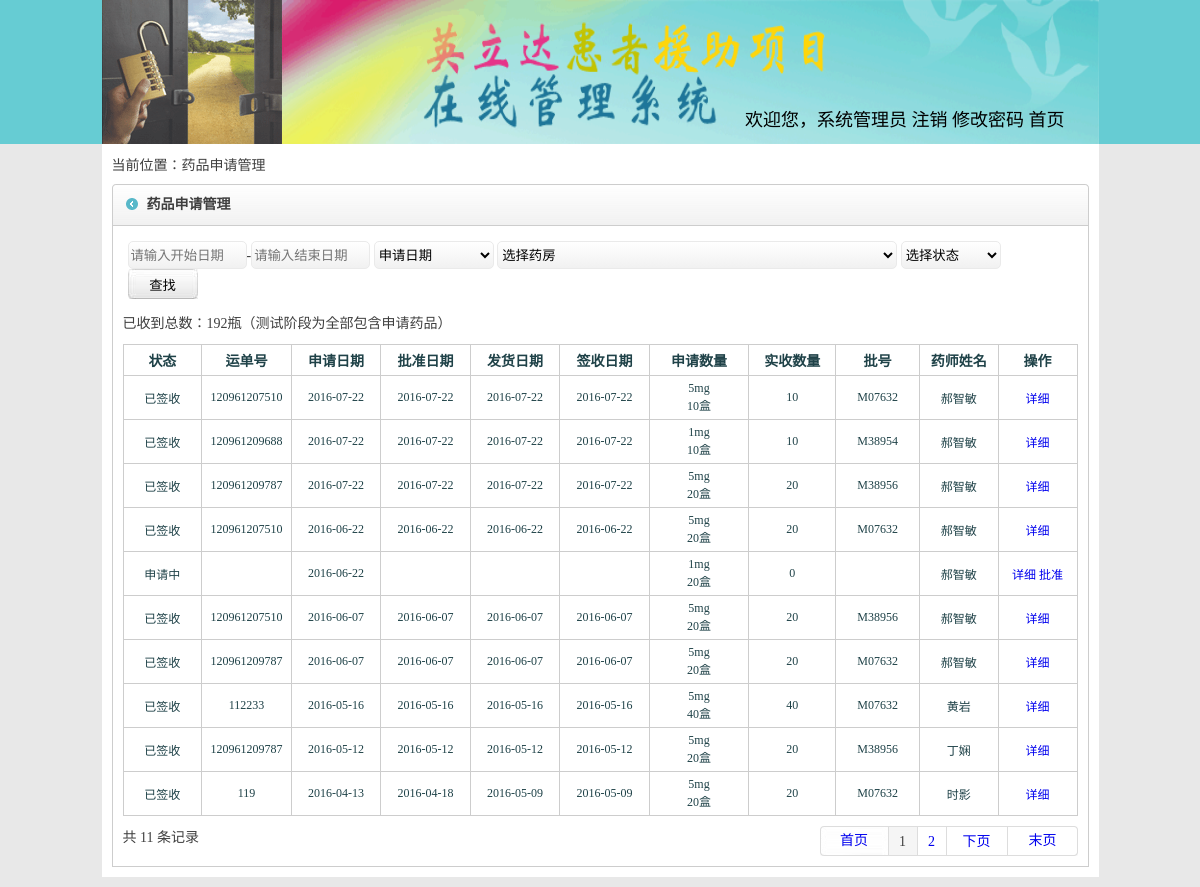
The page /cfczyshqgl.php (signed in) on the database as committed earlier.
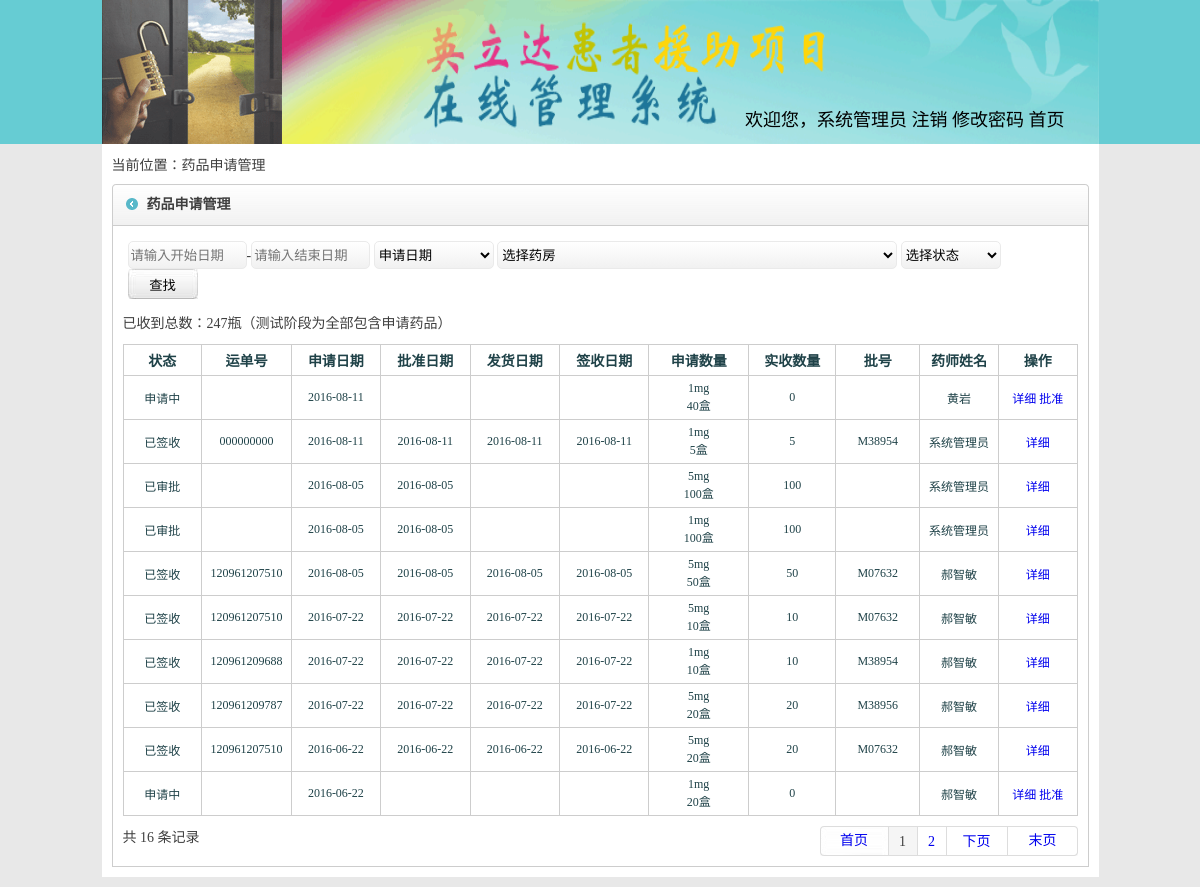
The same page on the database as committed later.
### tables this page shows
CREATE TABLE `yfshqzy` (
  `id` int(100) NOT NULL,
  `yshxm` varchar(100) DEFAULT NULL,
  `gg1` varchar(100) DEFAULT NULL,
  `kcshl1` varchar(100) DEFAULT NULL,
  `shqshl1` varchar(100) DEFAULT NULL,
  `gg2` varchar(100) DEFAULT NULL,
  `kcshl2` varchar(100) DEFAULT NULL,
  `shqshl2` varchar(100) DEFAULT NULL,
  `shqzht` varchar(100) DEFAULT NULL,
  `shqrq` varchar(100) DEFAULT NULL,
  `pfnr` varchar(100) DEFAULT NULL,
  `kffy` varchar(100) DEFAULT NULL,
  `ydh` varchar(100) DEFAULT NULL,
  `fyrq` varchar(100) DEFAULT NULL,
  `shdrq` varchar(100) DEFAULT NULL,
  `ph1` varchar(100) DEFAULT NULL,
  `shhr` varchar(100) DEFAULT NULL,
  `fyr` varchar(100) DEFAULT NULL,
  `pfrq` varchar(100) DEFAULT NULL,
  `ph2` varchar(100) DEFAULT NULL,
  `pfshl1` varchar(100) DEFAULT NULL,
  `pfshl2` varchar(100) DEFAULT NULL,
  `phshl1` varchar(100) DEFAULT NULL,
  `phshl2` varchar(100) DEFAULT NULL,
  `jlshjch` varchar(100) DEFAULT NULL,
  `yfmch` varchar(100) DEFAULT NULL,
  `shqshc` varchar(100) DEFAULT NULL COMMENT '申请手册',
  `shdchzh` varchar(100) NOT NULL DEFAULT '0' COMMENT 'cfc是否收到传真(0为未收到，1为已收到，默认为未收到'
);

CREATE TABLE `kfrk` (
  `id` int(21) NOT NULL,
  `ph` varchar(100) DEFAULT NULL,
  `yxrqzh` varchar(100) DEFAULT NULL,
  `zhwmch` varchar(100) DEFAULT NULL,
  `ywmch` varchar(100) DEFAULT NULL,
  `bjdw` varchar(100) DEFAULT NULL,
  `zht` varchar(100) DEFAULT NULL,
  `jpbh` varchar(100) DEFAULT NULL,
  `shchdwchd` varchar(100) DEFAULT NULL,
  `shyrq` varchar(100) DEFAULT NULL,
  `zhczhh` varchar(100) DEFAULT NULL,
  `jymd` varchar(100) DEFAULT NULL,
  `bjshl` varchar(100) DEFAULT NULL,
  `gg` varchar(100) DEFAULT NULL,
  `jxxh` varchar(100) DEFAULT NULL,
  `pjh` varchar(100) DEFAULT NULL,
  `hth` varchar(100) DEFAULT NULL,
  `bzhgg` varchar(100) DEFAULT NULL,
  `jlshjch` varchar(100) DEFAULT NULL
);

### cfczyshqgl.php (the view, shortened to what the changed rows need)
<?php session_start();
$pagesize = 10;
$url = $_SERVER["REQUEST_URI"];
$url = parse_url($url);
$url[query] = preg_replace("/page=(\d+)&/", "", $url[query]);
$url[query] = preg_replace("/&page=(\d+)/", "", $url[query]);
$url[query] = preg_replace("/page=(\d+)/", "", $url[query]);
if ($url[query] != "undefined" && $url[query] != "") {
    $url = $url[path] . "?" . $url[query] . "&";
} else {
    $url = $url[path] . "?";
}
$numsql = "SELECT * FROM `yfshqzy`";
$numq = mysql_query($numsql);
$num = mysql_num_rows($numq);
$pagenum = ceil($num / $pagesize);
include('spap_head.php');
?>
<div class="main"><?php  ?>
    <div class="insmain">
        <div class="inwrap flt top">
            <div class="incontact w955 flt">
                <table width="100%" border="0" cellspacing="0" cellpadding="5">
                    <tr>
                    </tr>
                </table>
                <div class="insinsins"><span>
<?php
$zshsql = "SELECT SUM(pfshl1) FROM `yfshqzy` where `shqzht`='3'";
$zsh = mysql_query($zshsql);
while ($zshRecord = mysql_fetch_array($zsh)) {
    $zshjs = $zshRecord[0];
}
?>
                        已收到总数：<?php echo $zshjs; ?>瓶（测试阶段为全部包含申请药品）   </span></div>
                <table width="100%" border="0" cellpadding="5" cellspacing="1" bgcolor="#cdcdcd">
                    <tr style="color:#1f4248; font-weight:bold; height:30px;">
                    </tr>
                    <?php
                    $sql = "select * from `yfshqzy` ";
                    $sql .= "  order by id DESC limit $page $pagesize ";
                    $Query_ID = mysql_query($sql);
                    while ($Record = mysql_fetch_array($Query_ID)) {
                        echo "<tr style=\"color:#1f4248; font-size:12px;\">";
                        echo "<td align=\"center\" bgcolor=\"#FFFFFF\">";
                        if ($Record[8] == '0') {
                            echo "申请中";
                        } else if ($Record[8] == '1') {
                            echo "已审批";
                        } else if ($Record[8] == '2') {
                            echo "已发货";
                        } else if ($Record[8] == '3') {
                            echo "已签收";
                        }
                        echo "</td>";
                        echo "<td align=\"center\" bgcolor=\"#FFFFFF\">" . $Record[12] . "</td>";
                        echo "<td align=\"center\" bgcolor=\"#FFFFFF\">" . $Record[9] . "</td>";
                        echo "<td  align=\"center\" bgcolor=\"#FFFFFF\">" . $Record[18] . "</td>";
                        echo "<td align=\"center\" bgcolor=\"#FFFFFF\">" . $Record[13] . "</td>";
                        echo "<td align=\"center\" bgcolor=\"#FFFFFF\">" . $Record[14] . "</td>";
                        echo "<td align=\"center\" bgcolor=\"#FFFFFF\">" . $Record[2]."<br/>".$Record[4] ."盒". "</td>";
                        echo "</td><td align=\"center\" bgcolor=\"#FFFFFF\">" . ($Record[20] + $Record[21]) . "</td>";
                        echo "<td align=\"center\" bgcolor=\"#FFFFFF\">";
                        $ph1 = explode(",", $Record[15]);
                        for ($i = 0; $i <= count($ph1); $i++) {
                            $ph1sql = "select ph from `kfrk` where `id`='" . $ph1[$i] . "'";
                            $ph1Query_ID = mysql_query($ph1sql);
                            while ($ph1Record = mysql_fetch_array($ph1Query_ID)) {
                                echo $ph1Record['0'] . " ";
                            }
                        }
                        echo "<td align=\"center\" bgcolor=\"#FFFFFF\">";
                        echo $Record[1];
                        echo "</td>";
                        echo "<td align=\"center\" bgcolor=\"#FFFFFF\"><a href=\"cfczyshqb.php?id=" . $Record[0] . "\">详细</a> ";
                        if ($Record[8] == '0') {
                            echo "<a href=\"cfczyshqpzh.php?id=" . $Record[0] . "\">批准</a>";
                        }
                        echo "</td>";
                        echo "</tr>";
                    }
                    ?>
                </table>
                <div class="top">
                    <?php
                    include('pagefy.php');
                    ?>
                </div>
            </div>
        </div>
    </div>
</div><?php  ?>
</div><?php  ?>
</body>
</html>

### pagefy.php (shortened to what the changed rows need)
<?php
          if($num ){
           if($pageval==""&&$pageval<=1)$pageval=1;
          echo "共 $num 条记录  ";
          echo "<div class=\"pageright\">
                        <ul>
                        <li class=\"uppage\">";
          if($pageval-1<=0){ echo "<a href=".$url."page=1>首页</a></li> ";}
          else{ echo "<a href=".$url."page=1>首页</a></li> <li style=\"width:60px;\"><a href=".$url."page=".($pageval-1).">上一页</a>";}
if($pageval<9){
  if($pagenum<10){
  $fyzsh=$pagenum;
  }else{
  $fyzsh=10;
  }
  for($i=1;$i<=$fyzsh;$i++){
    if($pageval==$i){echo " <li class=\"this\">".$pageval."</li> ";}
    else{echo " <li><a href=".$url."page=$i>$i</a></li> ";}
  }
}
          if($pageval!=$pagenum){ echo "<li style=\"width:60px;\"><a href=".$url."page=".($pageval+1).">下页</a></li>  <li class=\"downpage\"><a href=".$url."page=".($pagenum).">末页</a></li>";}
          echo "</ul>
                      </div>";
          }
?>

Rows that differ between the two databases and show on the page:
no longer on this page (row unchanged): yfshqzy: shqzht "已签收", ydh "120961207510", shqrq "2016-06-07", pfrq "2016-06-07", fyrq "2016-06-07", shdrq "2016-06-07", gg1 "5mg", shqshl1 "20", $Record[20] + $Record[21] "20", yshxm "郝智敏", kfrk (ph "M38956")
no longer on this page (row unchanged): yfshqzy: shqzht "已签收", ydh "120961209787", shqrq "2016-06-07", pfrq "2016-06-07", fyrq "2016-06-07", shdrq "2016-06-07", gg1 "5mg", shqshl1 "20", $Record[20] + $Record[21] "20", yshxm "郝智敏", kfrk (ph "M07632")
no longer on this page (row unchanged): yfshqzy: shqzht "已签收", ydh "112233", shqrq "2016-05-16", pfrq "2016-05-16", fyrq "2016-05-16", shdrq "2016-05-16", gg1 "5mg", shqshl1 "40", $Record[20] + $Record[21] "40", yshxm "黄岩", kfrk (ph "M07632")
no longer on this page (row unchanged): yfshqzy: shqzht "已签收", ydh "120961209787", shqrq "2016-05-12", pfrq "2016-05-12", fyrq "2016-05-12", shdrq "2016-05-12", gg1 "5mg", shqshl1 "20", $Record[20] + $Record[21] "20", yshxm "丁娴", kfrk (ph "M38956")
no longer on this page (row unchanged): yfshqzy: shqzht "已签收", ydh "119", shqrq "2016-04-13", pfrq "2016-04-18", fyrq "2016-05-09", shdrq "2016-05-09", gg1 "5mg", shqshl1 "20", $Record[20] + $Record[21] "20", yshxm "时影", kfrk (ph "M07632")
added yfshqzy: shqzht "申请中", shqrq "2016-08-11", gg1 "1mg", shqshl1 "40", $Record[20] + $Record[21] "0", yshxm "黄岩"
added yfshqzy: shqzht "已签收", ydh "000000000", shqrq "2016-08-11", pfrq "2016-08-11", fyrq "2016-08-11", shdrq "2016-08-11", gg1 "1mg", shqshl1 "5", $Record[20] + $Record[21] "5", yshxm "系统管理员", kfrk (ph "M38954")
added yfshqzy: shqzht "已审批", shqrq "2016-08-05", pfrq "2016-08-05", gg1 "5mg", shqshl1 "100", $Record[20] + $Record[21] "100", yshxm "系统管理员"
added yfshqzy: shqzht "已审批", shqrq "2016-08-05", pfrq "2016-08-05", gg1 "1mg", shqshl1 "100", $Record[20] + $Record[21] "100", yshxm "系统管理员"
added yfshqzy: shqzht "已签收", ydh "120961207510", shqrq "2016-08-05", pfrq "2016-08-05", fyrq "2016-08-05", shdrq "2016-08-05", gg1 "5mg", shqshl1 "50", $Record[20] + $Record[21] "50", yshxm "郝智敏", kfrk (ph "M07632")
Other text that changed with them:
$zshjs: "192" → "247"
$num: "11" → "16"
